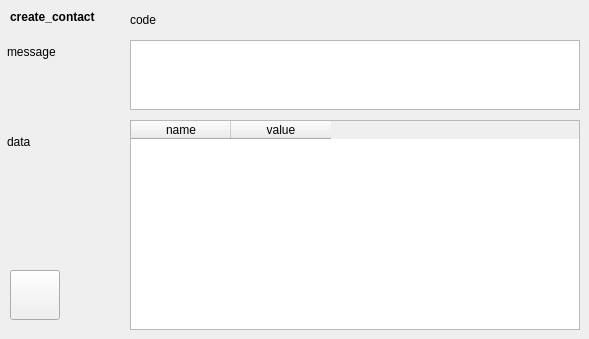
       <widget class="QWidget" name="TabPage" >
        <attribute name="title" >
         <string>response</string>
        </attribute>
        <widget class="QLabel" name="textLabel45" >
         <property name="geometry" >
          <rect>
           <x>7</x>
           <y>42</y>
           <width>110</width>
           <height>20</height>
          </rect>
         </property>
         <property name="text" >
          <string>message</string>
         </property>
         <property name="wordWrap" >
          <bool>false</bool>
         </property>
        </widget>
        <widget class="QLabel" name="textLabel46" >
         <property name="geometry" >
          <rect>
           <x>7</x>
           <y>132</y>
           <width>110</width>
           <height>20</height>
          </rect>
         </property>
         <property name="text" >
          <string>data</string>
         </property>
         <property name="wordWrap" >
          <bool>false</bool>
         </property>
        </widget>
        <widget class="QLabel" name="textLabel47" >
         <property name="geometry" >
          <rect>
           <x>10</x>
           <y>10</y>
           <width>113</width>
           <height>20</height>
          </rect>
         </property>
         <property name="text" >
          <string>&lt;b>create_contact&lt;/b></string>
         </property>
         <property name="alignment" >
          <set>Qt::AlignLeading|Qt::AlignLeft|Qt::AlignTop</set>
         </property>
         <property name="wordWrap" >
          <bool>true</bool>
         </property>
        </widget>
        <widget class="QLabel" name="create_contact_code" >
         <property name="geometry" >
          <rect>
           <x>130</x>
           <y>10</y>
           <width>450</width>
           <height>20</height>
          </rect>
         </property>
         <property name="text" >
          <string>code</string>
         </property>
         <property name="wordWrap" >
          <bool>false</bool>
         </property>
        </widget>
        <widget class="QTableWidget" name="create_contact_table" >
         <property name="geometry" >
          <rect>
           <x>130</x>
           <y>120</y>
           <width>450</width>
           <height>210</height>
          </rect>
         </property>
         <column>
          <property name="text" >
           <string>name</string>
          </property>
         </column>
         <column>
          <property name="text" >
           <string>value</string>
          </property>
         </column>
        </widget>
        <widget class="QTextEdit" name="create_contact_msg" >
         <property name="geometry" >
          <rect>
           <x>130</x>
           <y>40</y>
           <width>450</width>
           <height>70</height>
          </rect>
         </property>
        </widget>
        <widget class="QPushButton" name="btn_source_create_contact" >
         <property name="geometry" >
          <rect>
           <x>10</x>
           <y>270</y>
           <width>50</width>
           <height>50</height>
          </rect>
         </property>
         <property name="toolTip" >
          <string/>
         </property>
         <property name="text" >
          <string/>
         </property>
         <property name="icon" >
          <iconset>icon_source.png</iconset>
         </property>
        </widget>
       </widget>
